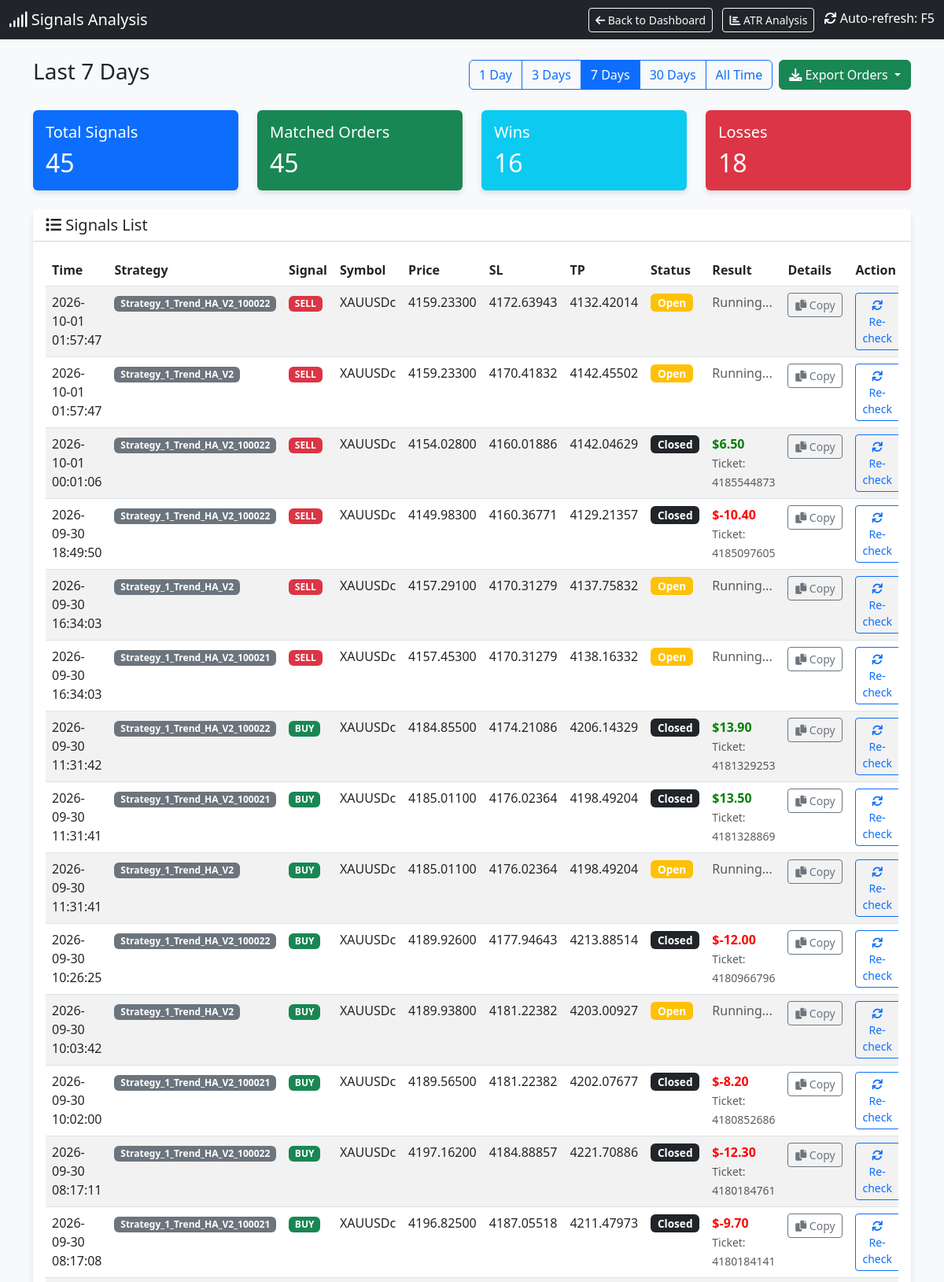
The app's page /signals (upper part) with its own data.
### tables this page shows
CREATE TABLE signals (
                id INTEGER PRIMARY KEY AUTOINCREMENT,
                timestamp DATETIME DEFAULT CURRENT_TIMESTAMP,
                strategy_name TEXT,
                symbol TEXT,
                signal_type TEXT,
                price REAL,
                sl REAL,
                tp REAL,
                indicators TEXT,
                status TEXT
            , account_id INTEGER DEFAULT 0);

CREATE TABLE orders (
                ticket INTEGER PRIMARY KEY,
                strategy_name TEXT,
                symbol TEXT,
                order_type TEXT,
                volume REAL,
                open_price REAL,
                sl REAL,
                tp REAL,
                open_time DATETIME,
                close_price REAL,
                profit REAL,
                comment TEXT
            , account_id INTEGER DEFAULT 0, close_time DATETIME, initial_sl REAL);

### dashboard.py (the view)
@app.route('/signals')
def signals_page():
    cur = get_db().cursor()
    days_param = request.args.get('days', '7')  # Default 7 days
    if days_param == "all":
        days = 36500
        filter_label = "All Time"
    else:
        try:
            days = int(days_param)
            filter_label = f"Last {days} Days"
        except:
            days = 7
            filter_label = "Last 7 Days"
    cutoff_date = datetime.now() - timedelta(days=days)
    cutoff_str = cutoff_date.strftime("%Y-%m-%d %H:%M:%S")
    cur.execute("SELECT * FROM signals WHERE timestamp >= ? ORDER BY timestamp DESC", (cutoff_str,))
    signals = cur.fetchall()
    signals_with_status = []
    for sig in signals:
        signal_dict = dict(sig)
        try:
            sig_timestamp = sig['timestamp']
            if isinstance(sig_timestamp, str):
                try:
                    sig_time = datetime.strptime(sig_timestamp, '%Y-%m-%d %H:%M:%S')
                except:
                    try:
                        sig_time = datetime.strptime(sig_timestamp, '%Y-%m-%d %H:%M:%S.%f')
                    except:
                        sig_time = datetime.fromisoformat(sig_timestamp.replace('Z', '+00:00'))
            else:
                sig_time = datetime.fromtimestamp(sig_timestamp)
            time_lower = (sig_time - timedelta(seconds=30)).strftime('%Y-%m-%d %H:%M:%S')
            time_upper = (sig_time + timedelta(seconds=30)).strftime('%Y-%m-%d %H:%M:%S')
        except Exception as e:
            time_lower = None
            time_upper = None
        matching_order = None
        if time_lower and time_upper:
            try:
                cur.execute("""
                    SELECT * FROM orders
                    WHERE strategy_name = ?
                    AND symbol = ?
                    AND order_type = ?
                    AND open_time BETWEEN ? AND ?
                    ORDER BY ABS(open_price - ?) ASC
                    LIMIT 1
                """, (sig['strategy_name'], sig['symbol'], sig['signal_type'], time_lower, time_upper, sig['price']))
                matching_order = cur.fetchone()
            except Exception as e:
                pass
        if matching_order:
            signal_dict['order_ticket'] = matching_order['ticket']
            signal_dict['order_profit'] = matching_order['profit']
            signal_dict['order_status'] = 'closed' if matching_order['profit'] is not None else 'open'
            signal_dict['has_order'] = True
        else:
            signal_dict['order_ticket'] = None
            signal_dict['order_profit'] = None
            signal_dict['order_status'] = 'not_found'
            signal_dict['has_order'] = False
        signals_with_status.append(signal_dict)
    total_signals = len(signals_with_status)
    matched_orders = len([s for s in signals_with_status if s['has_order']])
    wins = len([s for s in signals_with_status if s['has_order'] and s['order_profit'] is not None and s['order_profit'] > 0])
    losses = len([s for s in signals_with_status if s['has_order'] and s['order_profit'] is not None and s['order_profit'] < 0])
    cur.execute("SELECT DISTINCT strategy_name FROM orders ORDER BY strategy_name")
    strategies = [row['strategy_name'] for row in cur.fetchall()]
    return render_template('signals.html',
                         signals=signals_with_status,
                         total_signals=total_signals,
                         matched_orders=matched_orders,
                         wins=wins,
                         losses=losses,
                         current_filter=days_param,
                         filter_label=filter_label,
                         strategies=strategies)

### dashboard.py (called while the page is built)
def get_db():
    db = getattr(g, '_database', None)
    if db is None:
        db = g._database = sqlite3.connect(DB_PATH)
        db.row_factory = sqlite3.Row
    return db

@app.teardown_appcontext
def close_connection(exception):
    db = getattr(g, '_database', None)
    if db is not None:
        db.close()

### templates/signals.html (shortened to what this page needs)
<!DOCTYPE html>
<html lang="en">
<head>
    <link href="https://cdn.jsdelivr.net/npm/bootstrap@5.3.0/dist/css/bootstrap.min.css" rel="stylesheet">
    <link href="https://cdnjs.cloudflare.com/ajax/libs/font-awesome/6.0.0/css/all.min.css" rel="stylesheet">
</head>
<body>
    <nav class="navbar navbar-dark bg-dark mb-4">
        <div class="container-fluid">
            <span class="navbar-brand mb-0 h1"><i class="fas fa-signal"></i> Signals Analysis</span>
            <div>
                <a href="/" class="btn btn-outline-light btn-sm me-2">
                    <i class="fas fa-arrow-left"></i> Back to Dashboard
                </a>
                <a href="/atr_analysis" class="btn btn-outline-light btn-sm me-2">
                    <i class="fas fa-chart-bar"></i> ATR Analysis
                </a>
                <span class="text-white"><i class="fas fa-sync"></i> Auto-refresh: F5</span>
            </div>
        </div>
    </nav>
    <div class="container mb-4">
        <div class="d-flex justify-content-between align-items-center">
            <h3>{{ filter_label }}</h3>
            <div class="d-flex gap-2">
                <div class="btn-group" role="group">
                    <a href="/signals?days=1" class="btn btn-outline-primary {% if current_filter == '1' %}active{% endif %}">1 Day</a>
                    <a href="/signals?days=3" class="btn btn-outline-primary {% if current_filter == '3' %}active{% endif %}">3 Days</a>
                    <a href="/signals?days=7" class="btn btn-outline-primary {% if current_filter == '7' %}active{% endif %}">7 Days</a>
                    <a href="/signals?days=30" class="btn btn-outline-primary {% if current_filter == '30' %}active{% endif %}">30 Days</a>
                    <a href="/signals?days=all" class="btn btn-outline-primary {% if current_filter == 'all' %}active{% endif %}">All Time</a>
                </div>
                <div class="btn-group" role="group">
                    <button type="button" class="btn btn-success dropdown-toggle" data-bs-toggle="dropdown" aria-expanded="false" title="Export orders to CSV">
                        <i class="fas fa-download"></i> Export Orders
                    </button>
                </div>
            </div>
        </div>
    </div>
    <div class="container">
        <div class="row mb-4">
            <div class="col-md-3">
                <div class="card bg-primary text-white">
                    <div class="card-body">
                        <h5 class="card-title">Total Signals</h5>
                        <h2 class="card-text">{{ total_signals }}</h2>
                    </div>
                </div>
            </div>
            <div class="col-md-3">
                <div class="card bg-success text-white">
                    <div class="card-body">
                        <h5 class="card-title">Matched Orders</h5>
                        <h2 class="card-text">{{ matched_orders }}</h2>
                    </div>
                </div>
            </div>
            <div class="col-md-3">
                <div class="card bg-info text-white">
                    <div class="card-body">
                        <h5 class="card-title">Wins</h5>
                        <h2 class="card-text">{{ wins }}</h2>
                    </div>
                </div>
            </div>
            <div class="col-md-3">
                <div class="card bg-danger text-white">
                    <div class="card-body">
                        <h5 class="card-title">Losses</h5>
                        <h2 class="card-text">{{ losses }}</h2>
                    </div>
                </div>
            </div>
        </div>
        <div class="card">
            <div class="card-header bg-white">
                <h5 class="mb-0"><i class="fas fa-list"></i> Signals List</h5>
            </div>
            <div class="card-body">
                <div class="table-responsive">
                    <table class="table table-hover table-striped">
                        <thead>
                            <tr>
                                <th>Time</th>
                                <th>Strategy</th>
                                <th>Signal</th>
                                <th>Symbol</th>
                                <th>Price</th>
                                <th>SL</th>
                                <th>TP</th>
                                <th>Status</th>
                                <th>Result</th>
                                <th>Details</th>
                                <th>Action</th>
                            </tr>
                        </thead>
                        <tbody>
                            {% for sig in signals %}
                            <tr class="signal-row" id="signal-row-{{ sig.id }}">
                                <td>{{ sig.timestamp }}</td>
                                <td><span class="badge bg-secondary">{{ sig.strategy_name }}</span></td>
                                <td>
                                    {% if sig.signal_type == 'BUY' %}
                                    <span class="badge badge-buy">BUY</span>
                                    {% else %}
                                    <span class="badge badge-sell">SELL</span>
                                    {% endif %}
                                </td>
                                <td>{{ sig.symbol }}</td>
                                <td>{{ "%.5f"|format(sig.price) }}</td>
                                <td>{{ "%.5f"|format(sig.sl) if sig.sl else '-' }}</td>
                                <td>{{ "%.5f"|format(sig.tp) if sig.tp else '-' }}</td>
                                <td id="status-{{ sig.id }}">
                                    {% if sig.has_order %}
                                        {% if sig.order_status == 'closed' %}
                                            <span class="badge bg-dark status-badge">Closed</span>
                                        {% else %}
                                            <span class="badge bg-warning status-badge">Open</span>
                                        {% endif %}
                                    {% else %}
                                        <span class="badge bg-secondary status-badge">Not Found</span>
                                    {% endif %}
                                </td>
                                <td id="result-{{ sig.id }}">
                                    {% if sig.has_order and sig.order_profit is not none %}
                                        <span class="{% if sig.order_profit >= 0 %}profit-pos{% else %}profit-neg{% endif %}">
                                            ${{ "%.2f"|format(sig.order_profit) }}
                                        </span>
                                        <br>
                                        <small class="text-muted">Ticket: {{ sig.order_ticket }}</small>
                                    {% elif sig.has_order %}
                                        <span class="text-muted">Running...</span>
                                    {% else %}
                                        <span class="text-muted">-</span>
                                    {% endif %}
                                </td>
                                <td id="details-{{ sig.id }}">
                                    <button class="btn btn-sm btn-outline-secondary copy-details-btn"
                                            data-signal-id="{{ sig.id }}"
                                            data-signal-data='{{ sig|tojson }}'
                                            title="Copy signal details">
                                        <i class="fas fa-copy"></i> Copy
                                    </button>
                                </td>
                                <td id="action-{{ sig.id }}">
                                    <div class="btn-group" role="group">
                                        {% if not sig.has_order %}
                                            <button class="btn btn-sm btn-primary check-mt5-btn" data-signal-id="{{ sig.id }}">
                                                <i class="fas fa-search"></i> Check MT5
                                            </button>
                                        {% else %}
                                            <button class="btn btn-sm btn-outline-primary check-mt5-btn" data-signal-id="{{ sig.id }}">
                                                <i class="fas fa-sync"></i> Re-check
                                            </button>
                                        {% endif %}
                                    </div>
                                </td>
                            </tr>
                            {% endfor %}
                        </tbody>
                    </table>
                </div>
            </div>
        </div>
    </div>
</body>
</html>

### templates/signals.html (style rules this page uses)
body { background-color: #f8f9fa; }
.card { box-shadow: 0 4px 6px rgba(0, 0, 0, 0.1); border: none; }
.profit-pos { color: green; font-weight: bold; }
.profit-neg { color: red; font-weight: bold; }
.badge-buy { background-color: #198754; }
.badge-sell { background-color: #dc3545; }
.status-badge { font-size: 0.85em; padding: 0.35em 0.65em; }
.signal-row { transition: background-color 0.2s; }
.copy-details-btn { min-width: 70px; }

### records on screen
signals: timestamp "2026-10-01 01:57:47", strategy_name "Strategy_1_Trend_HA_V2_100022", symbol "XAUUSDc", price "4159.23300", sl "4172.63943", tp "4132.42014"
signals: timestamp "2026-10-01 01:57:47", strategy_name "Strategy_1_Trend_HA_V2", symbol "XAUUSDc", price "4159.23300", sl "4170.41832", tp "4142.45502"
signals: timestamp "2026-10-01 00:01:06", strategy_name "Strategy_1_Trend_HA_V2_100022", symbol "XAUUSDc", price "4154.02800", sl "4160.01886", tp "4142.04629"
orders: order_profit "6.50", order_ticket "4185544873"
signals: timestamp "2026-09-30 18:49:50", strategy_name "Strategy_1_Trend_HA_V2_100022", symbol "XAUUSDc", price "4149.98300", sl "4160.36771", tp "4129.21357"
orders: order_profit "-10.40", order_ticket "4185097605"
signals: timestamp "2026-09-30 16:34:03", strategy_name "Strategy_1_Trend_HA_V2", symbol "XAUUSDc", price "4157.29100", sl "4170.31279", tp "4137.75832"
signals: timestamp "2026-09-30 16:34:03", strategy_name "Strategy_1_Trend_HA_V2_100021", symbol "XAUUSDc", price "4157.45300", sl "4170.31279", tp "4138.16332"
signals: timestamp "2026-09-30 11:31:42", strategy_name "Strategy_1_Trend_HA_V2_100022", symbol "XAUUSDc", price "4184.85500", sl "4174.21086", tp "4206.14329"
orders: order_profit "13.90", order_ticket "4181329253"
signals: timestamp "2026-09-30 11:31:41", strategy_name "Strategy_1_Trend_HA_V2_100021", symbol "XAUUSDc", price "4185.01100", sl "4176.02364", tp "4198.49204"
orders: order_profit "13.50", order_ticket "4181328869"
signals: timestamp "2026-09-30 11:31:41", strategy_name "Strategy_1_Trend_HA_V2", symbol "XAUUSDc", price "4185.01100", sl "4176.02364", tp "4198.49204"
signals: timestamp "2026-09-30 10:26:25", strategy_name "Strategy_1_Trend_HA_V2_100022", symbol "XAUUSDc", price "4189.92600", sl "4177.94643", tp "4213.88514"
orders: order_profit "-12.00", order_ticket "4180966796"
signals: timestamp "2026-09-30 10:03:42", strategy_name "Strategy_1_Trend_HA_V2", symbol "XAUUSDc", price "4189.93800", sl "4181.22382", tp "4203.00927"
signals: timestamp "2026-09-30 10:02:00", strategy_name "Strategy_1_Trend_HA_V2_100021", symbol "XAUUSDc", price "4189.56500", sl "4181.22382", tp "4202.07677"
orders: order_profit "-8.20", order_ticket "4180852686"
signals: timestamp "2026-09-30 08:17:11", strategy_name "Strategy_1_Trend_HA_V2_100022", symbol "XAUUSDc", price "4197.16200", sl "4184.88857", tp "4221.70886"
orders: order_profit "-12.30", order_ticket "4180184761"
signals: timestamp "2026-09-30 08:17:08", strategy_name "Strategy_1_Trend_HA_V2_100021", symbol "XAUUSDc", price "4196.82500", sl "4187.05518", tp "4211.47973"
orders: order_profit "-9.70", order_ticket "4180184141"

### other values on screen
{{ filter_label }} "Last 7 Days"
{{ total_signals }} "45"
{{ matched_orders }} "45"
{{ wins }} "16"
{{ losses }} "18"
